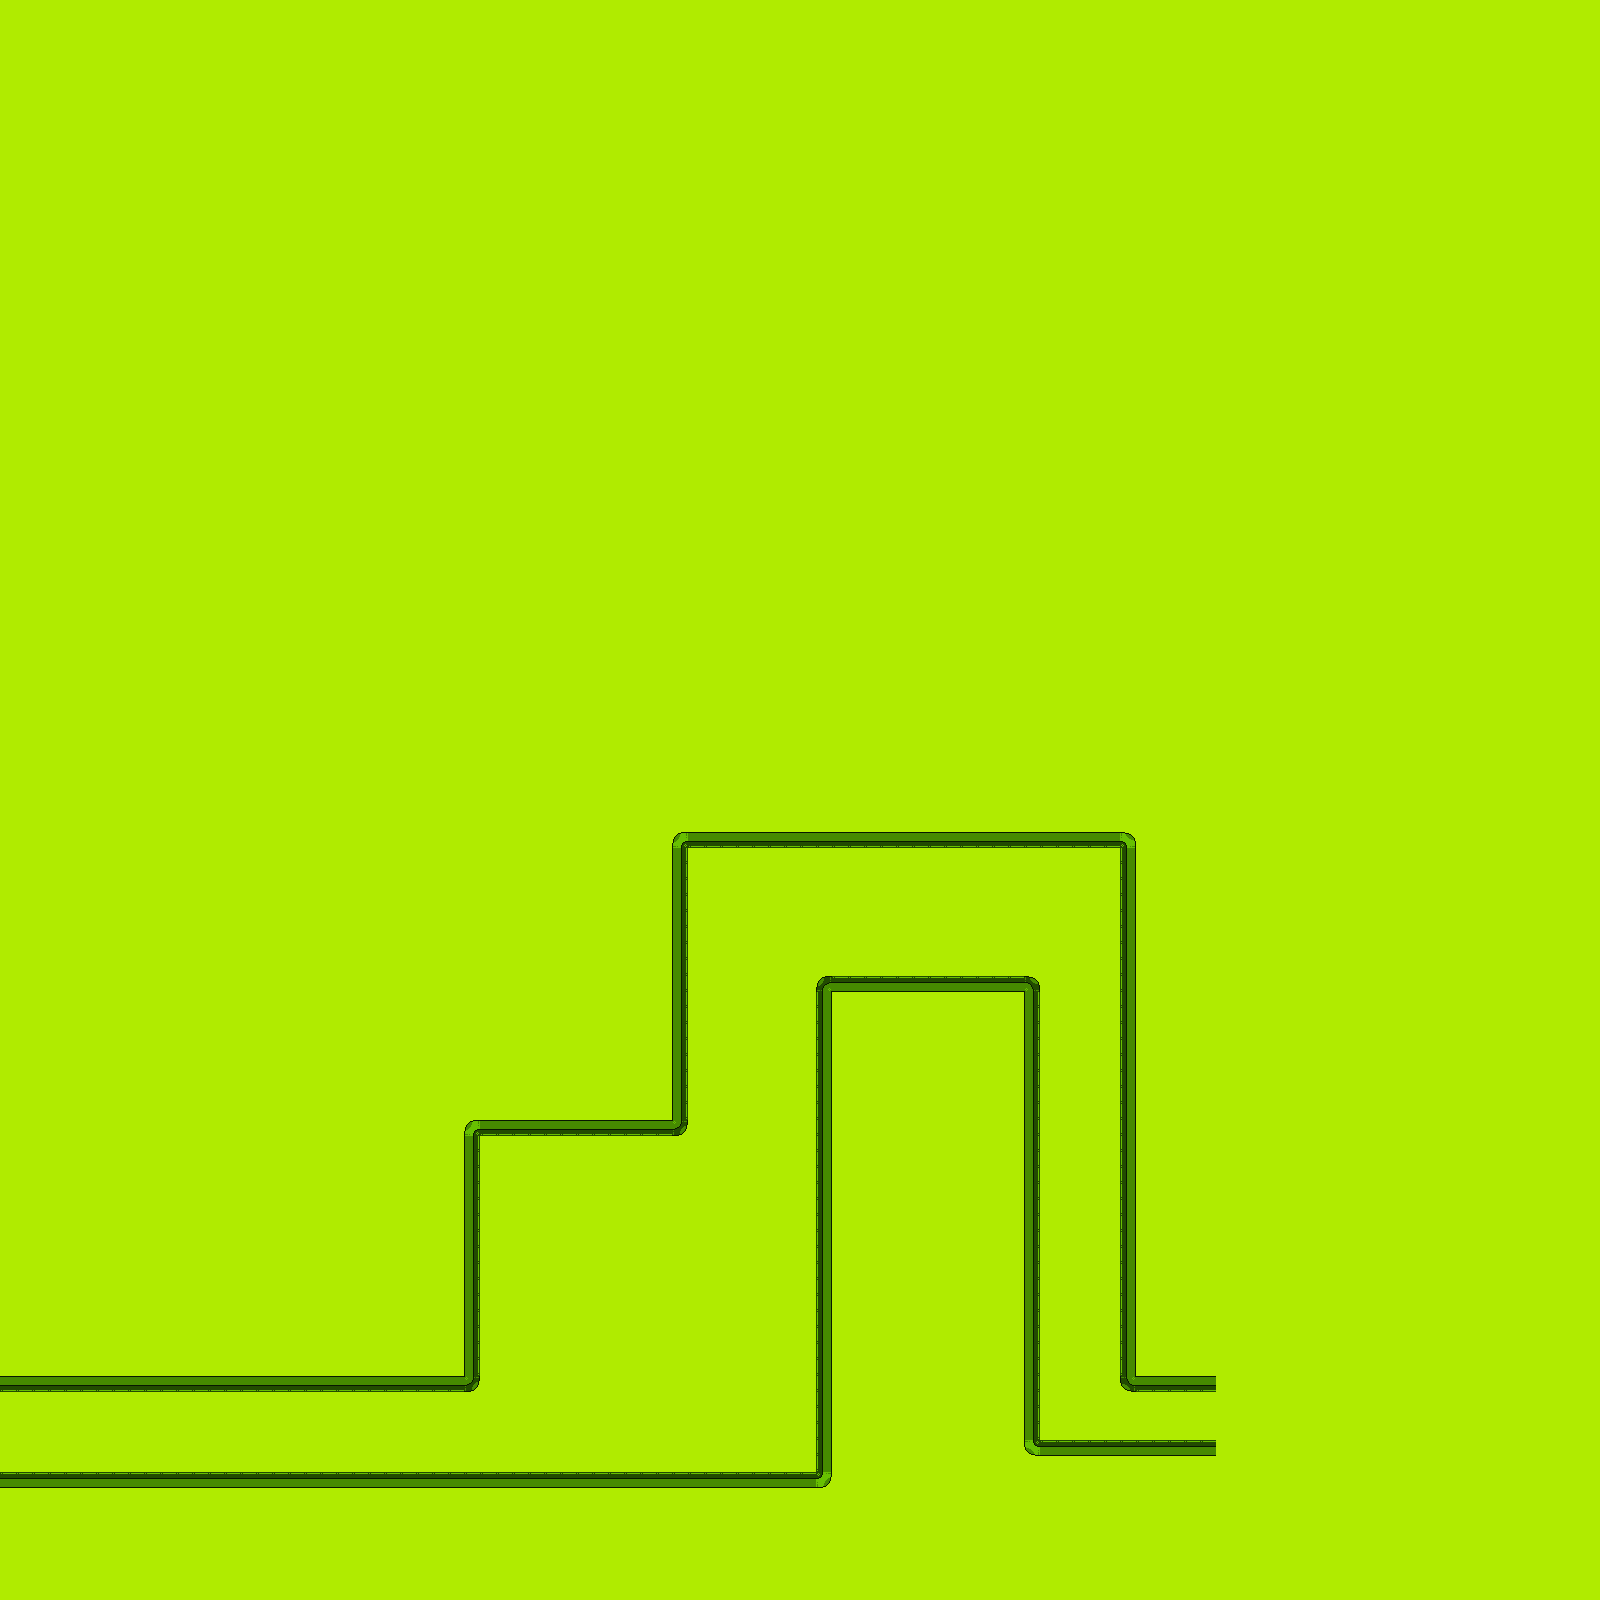

Tiled map render using the project's own tile images. Description and the map definition, with tile-layer contents summarised, below:
An orthogonal 100x100 tile map with 16x16 px tiles, 1 tile layer (Camada de Tiles 1) and 9 objects.

<map version="1.0" orientation="orthogonal" renderorder="right-down" width="100" height="100" tilewidth="16" tileheight="16" backgroundcolor="#b0eb00" nextobjectid="3">
 <tileset firstgid="1" name="tilemap" tilewidth="16" tileheight="16">
  <image source="tilemap.png" width="64" height="128" />
  <tile id="0">
   <objectgroup draworder="index">
    <object id="0" x="2.09091" y="4.18182" width="13.9091" height="9.09091" />
   </objectgroup>
  </tile>
  <tile id="1">
   <objectgroup draworder="index">
    <object id="0" x="-0.0909091" y="3.90909" width="14" height="8.81818" />
   </objectgroup>
  </tile>
  <tile id="2">
   <objectgroup draworder="index">
    <object id="0" x="-0.272727" y="0.272727">
     <polygon points="0.454545,0.0909091 15.9091,-0.181818 14.5455,7.72727 12.9091,11.2727 9.63636,14.0909 6.63636,15.1818 0.363636,15.3636" />
    </object>
   </objectgroup>
  </tile>
  <tile id="3">
   <objectgroup draworder="index">
    <object id="0" x="2.90909" y="0" width="13" height="15.9091" />
   </objectgroup>
  </tile>
  <tile id="6">
   <objectgroup draworder="index">
    <object id="0" x="0.0909091" y="4.18182" width="15.7273" height="11.9091" />
   </objectgroup>
  </tile>
  <tile id="7">
   <objectgroup draworder="index">
    <object id="0" x="0.0909091" y="-0.0909091">
     <polygon points="0,0 15.3636,0.0909091 12.2727,11.4545 7.27273,14.2727 0,15.3636" />
    </object>
   </objectgroup>
  </tile>
  <tile id="10">
   <objectgroup draworder="index">
    <object id="0" x="-76" y="-35" width="131" height="88" />
   </objectgroup>
  </tile>
 </tileset>
 <layer name="Camada de Tiles 1" width="100" height="100">
  <data>[10000 cells, 280 non-empty, 4 distinct tile ids]</data>
 </layer>
 <objectgroup name="Camada de Objetos 1" visible="0">
  <object id="1" x="-8" y="1478" width="838.667" height="52" />
  <object id="2" x="1025.33" y="1448" width="190.667" height="52" />
 </objectgroup>
</map>